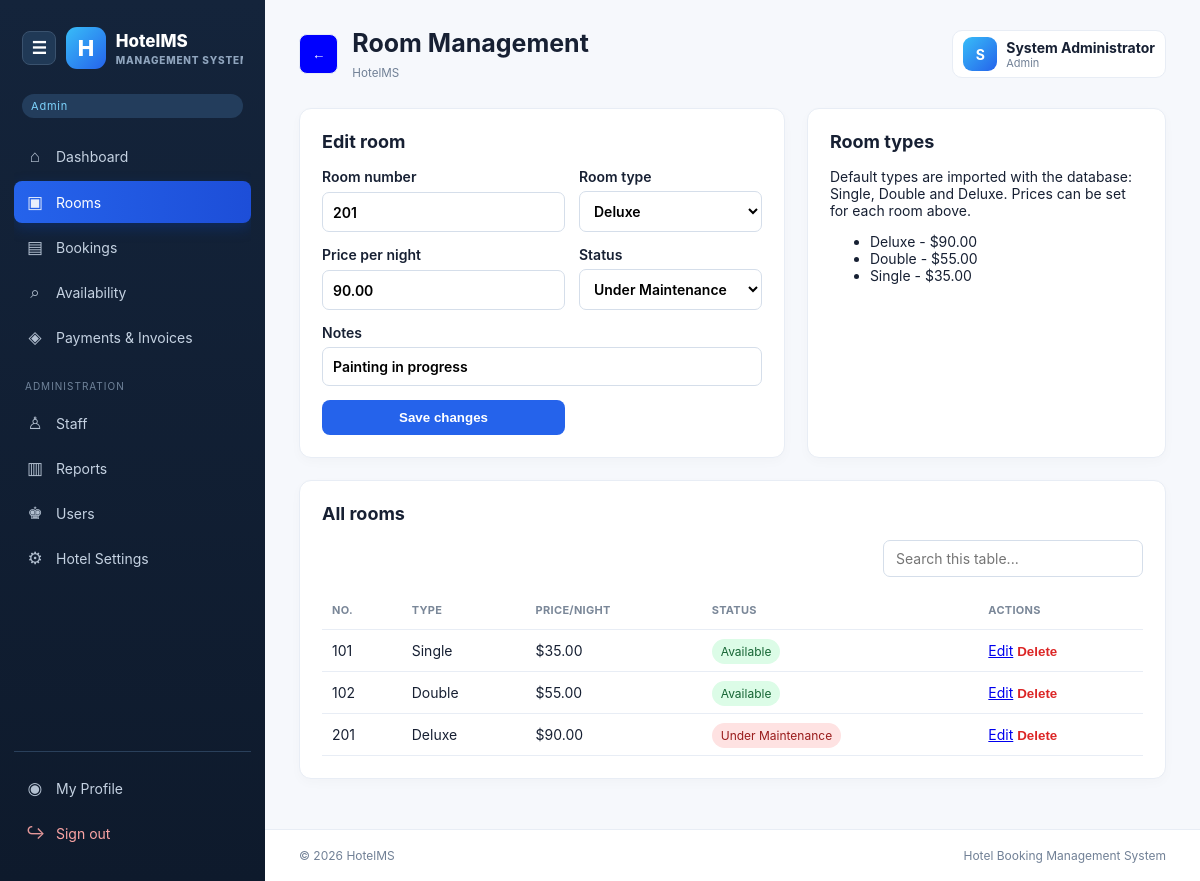
/rooms.php?edit=3 (signed in), run on the app's committed database.
### tables this page shows
CREATE TABLE hotel_settings (
  id TINYINT PRIMARY KEY, hotel_name VARCHAR(120) NOT NULL DEFAULT 'HotelMS',
  hotel_email VARCHAR(120) NULL, hotel_phone VARCHAR(30) NULL, hotel_address VARCHAR(255) NULL,
  logo_path VARCHAR(255) NULL, updated_at TIMESTAMP DEFAULT CURRENT_TIMESTAMP ON UPDATE CURRENT_TIMESTAMP
);

CREATE TABLE rooms (
  id INT AUTO_INCREMENT PRIMARY KEY, room_number VARCHAR(20) NOT NULL UNIQUE,
  room_type_id INT NOT NULL, price DECIMAL(10,2) NOT NULL,
  status ENUM('Available','Booked','Under Maintenance') NOT NULL DEFAULT 'Available',
  notes VARCHAR(255) NULL, FOREIGN KEY (room_type_id) REFERENCES room_types(id) ON DELETE RESTRICT
);

CREATE TABLE room_types (
  id INT AUTO_INCREMENT PRIMARY KEY, name VARCHAR(60) NOT NULL UNIQUE,
  description TEXT NULL, base_price DECIMAL(10,2) NOT NULL DEFAULT 0
);

### includes/config.php (called while the page is built, shortened)
<?php
try {
    $pdo = new PDO('mysql:host=' . DB_HOST . ';dbname=' . DB_NAME . ';charset=utf8mb4', DB_USER, DB_PASS, [PDO::ATTR_ERRMODE => PDO::ERRMODE_EXCEPTION]);
} catch (PDOException $e) {
    die('Database connection failed. Import database/hotel_management.sql and update includes/config.php if your MySQL password is different.');
}
function e($value)
{
    return htmlspecialchars((string)$value, ENT_QUOTES, 'UTF-8');
}
function is_admin()
{
    return ($_SESSION['user']['role'] ?? '') === 'admin';
}
function hotel_settings()
{
    global $pdo;
    static $settings = null;
    if ($settings === null) {
        $row = $pdo->query('SELECT * FROM hotel_settings WHERE id=1')->fetch(PDO::FETCH_ASSOC);
        $settings = $row ?: ['hotel_name' => 'HotelMS', 'logo_path' => null, 'hotel_email' => null, 'hotel_phone' => null, 'hotel_address' => null];
    } return $settings;
}
function nav_active($page)
{
    return basename($_SERVER['PHP_SELF']) === $page ? 'active' : '';
}

### rooms.php (the view, shortened to what this page needs)
<?php
$page_title = 'Room Management';
require 'includes/header.php';
$types = $pdo->query('SELECT * FROM room_types ORDER BY name')->fetchAll();
$rooms = $pdo->query('SELECT r.*,t.name type_name FROM rooms r JOIN room_types t ON t.id=r.room_type_id ORDER BY r.room_number')->fetchAll();
$edit = null;
if (isset($_GET['edit'])) {
    $s = $pdo->prepare('SELECT * FROM rooms WHERE id=?');
    $s->execute([$_GET['edit']]);
    $edit = $s->fetch();
} ?>
<div class="grid-2">
    <section class="panel">
        <h2>
            <?= $edit ? 'Edit room' : 'Add room' ?>
        </h2>
        <form method="post" class="form-grid">
<label>
            Room number
            <input required name="room_number" value="<?=e($edit['room_number'] ?? '')?>">
            </label>
<label>
            Room type
            <select required name="room_type_id">
                    <?php foreach ($types as $t):?>
                        <option value="<?=$t['id']?>" <?=($edit['room_type_id'] ?? '') == $t['id'] ? 'selected' : ''?>>
                            <?=e($t['name'])?>
                        </option>
                    <?php endforeach;?>
                </select>
            </label>
<label>
            Price per night
            <input required min="0" step="0.01" type="number" name="price" value="<?=e($edit['price'] ?? '')?>">
            </label>
<label>
            Status
            <select name="status">
                    <?php foreach (['Available', 'Booked', 'Under Maintenance'] as $x):?>
                        <option <?=$x == ($edit['status'] ?? 'Available') ? 'selected' : ''?>>
                            <?=$x?>
                        </option>
                    <?php endforeach;?>
                </select>
            </label>
<label class="full">
            Notes
            <input name="notes" value="<?=e($edit['notes'] ?? '')?>">
            </label>
            <button>
                <?= $edit ? 'Save changes' : 'Add room' ?>
            </button>
        </form>
    </section>
    <section class="panel">
        <h2>Room types</h2>
        <p>Default types are imported with the database: Single, Double and Deluxe. Prices can be set for each room above.</p>
        <ul>
            <?php foreach ($types as $t):?>
                <li>
                    <?=e($t['name'])?> - $<?=number_format($t['base_price'], 2)?>
                </li>
            <?php endforeach;?>
        </ul>
    </section>
</div>
<section class="panel">
    <h2>All rooms</h2>
    <table>
        <thead>
            <tr>
                <th>No.</th>
                <th>Type</th>
                <th>Price/night</th>
                <th>Status</th>
                <th>Actions</th>
            </tr>
        </thead>
        <tbody>
            <?php foreach ($rooms as $r):?>
                <tr>
                    <td>
                        <?=e($r['room_number'])?>
                    </td>
                    <td>
                        <?=e($r['type_name'])?>
                    </td>
                    <td>$<?=number_format($r['price'], 2)?>
                    </td>
                    <td>
                        <span class="badge <?=strtolower(str_replace(' ', '-', $r['status']))?>">
                            <?=e($r['status'])?>
                        </span>
                    </td>
                    <td>
                        <a href="rooms.php?edit=<?=$r['id']?>">Edit</a>
                        <form class="inline" method="post">
                            <button class="link danger" data-confirm="Delete this room?" name="delete">Delete</button>
                        </form>
                    </td>
                </tr>
            <?php endforeach;?>
        </tbody>
    </table>
</section>
<?php require 'includes/footer.php'; ?>

### includes/header.php (shortened to what this page needs)
<?php
require_once __DIR__ . '/config.php';
$page_title = $page_title ?? 'Hotel Management';
$hotel = hotel_settings();
?>
<!doctype html>
<html lang="en">
    <head>
        <link rel="stylesheet" href="assets/css/style.css">
    </head>
    <body>
<aside class="sidebar" id="sidebar">
            <div class="brand-wrap">
                <button class="sidebar-toggle" id="menuToggle" aria-label="Toggle sidebar">☰</button>
                <?php if (!empty($hotel['logo_path'])): ?>
                <img class="hotel-logo" src="<?= e($hotel['logo_path']) ?>" alt="Hotel logo">
            <?php else: ?>
            <div class="logo-placeholder">H</div>
        <?php endif; ?>
        <div class="brand-text">
            <?= e($hotel['hotel_name']) ?>
            <small>Management System</small>
        </div>
    </div>
    <p class="role"><?= e($_SESSION['user']['role']) ?></p>
    <nav>
        <a class="<?= nav_active('dashboard.php') ?>" href="dashboard.php"><i>⌂</i><span>Dashboard</span></a>
        <a class="<?= nav_active('rooms.php') ?>" href="rooms.php"><i>▣</i><span>Rooms</span></a>
        <a class="<?= nav_active('bookings.php') ?>" href="bookings.php"><i>▤</i><span>Bookings</span></a>
        <a class="<?= nav_active('availability.php') ?>" href="availability.php"><i>⌕</i><span>Availability</span></a>
        <a class="<?= nav_active('payments.php') ?>" href="payments.php"><i>◈</i><span>Payments &amp; Invoices</span></a>
        <?php if (is_admin()): ?>
        <div class="nav-label">ADMINISTRATION</div>
        <a class="<?= nav_active('staff.php') ?>" href="staff.php"><i>♙</i><span>Staff</span></a>
        <a class="<?= nav_active('reports.php') ?>" href="reports.php"><i>▥</i><span>Reports</span></a>
        <a class="<?= nav_active('users.php') ?>" href="users.php"><i>♚</i><span>Users</span></a>
        <a class="<?= nav_active('hotel_settings.php') ?>" href="hotel_settings.php"><i>⚙</i><span>Hotel Settings</span></a>
    <?php endif; ?>
</nav>
<div class="sidebar-bottom">
    <a class="<?= nav_active('profile.php') ?>" href="profile.php"><i>◉</i><span>My Profile</span></a>
    <a class="logout" href="logout.php"><i>↪</i><span>Sign out</span></a>
</div>
</aside>
<main>
    <header class="topbar">
        <div class="top-left">
            <button class="back-button " type="button" onclick="history.back()" aria-label="Go back">←</button>
            <div>
                <h1><?= e($page_title) ?></h1>
                <small><?= e($hotel['hotel_name']) ?></small>
            </div>
        </div>
        <a class="profile-chip" href="profile.php">
            <div class="avatar"><?= e(strtoupper(substr($_SESSION['user']['full_name'], 0, 1))) ?></div>
            <div>
                <strong><?= e($_SESSION['user']['full_name']) ?></strong>
                <small><?= e($_SESSION['user']['role']) ?></small>
            </div>
        </a>
    </header>

### includes/footer.php (shortened to what this page needs)
</main>
<footer class="app-footer">
    <span>&copy; <?= date('Y') ?> <?= e(hotel_settings()['hotel_name']) ?></span>
    <span>Hotel Booking Management System</span>
</footer>
</body>
</html>

### data on the page
hotel_settings: hotel_name "HotelMS"
rooms: room_number "201", room_type_id "Deluxe", price "90.00", status "Under Maintenance", notes "Painting in progress", room_type.name "Deluxe"
room_types: name "Deluxe", base_price "90.00"
room_types: name "Double", base_price "55.00"
room_types: name "Single", base_price "35.00"
rooms: room_number "101", room_type.name "Single", price "35.00", status "Available"
rooms: room_number "102", room_type.name "Double", price "55.00", status "Available"

### other printed values
$_SESSION['user']['role'] "Admin"
$page_title "Room Management"
substr($_SESSION['user']['full_name'], 0, 1) "S"
$_SESSION['user']['full_name'] "System Administrator"
